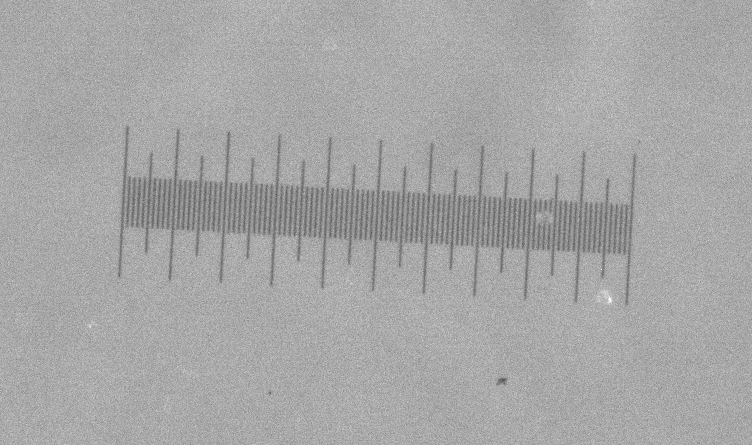
#> input picture lab05/data_day1/calibration/horizontal/image_00000.png, 752 x 445 px
$ jupyter execute --allow-errors Analysis.ipynb
#> lines starting #> are read from the running program, lines starting #| are printed output that depends on the picture; long printed decimals are rounded
[cell 1]
from PIL import Image
import matplotlib.pyplot as plt
import numpy as np
import pandas as pd
import astropy
from astropy import stats
import astropy.units as u
from astropy.constants import k_B

#> (a cell that did not finish here is left out)

directory = "C:/Users/jarde/Documents/Advanced_lab_data/lab05/data_day1/mTRAP02_angled/mTRAP02_angled/"
im = Image.open(f"{directory}/image_04000.png")
plt.imshow(im, cmap='Greys_r')
plt.show()
plt.imshow(im.crop((50,20, 70,80)), cmap='Greys_r')
plt.show()

[cell 3]
im = Image.open("data_day1/calibration/horizontal/image_00000.png")
#> im is the input picture: PIL image 752x445 L; min 85, max 255, mean 166.2
im = im.crop((150, 150, 600, 250))
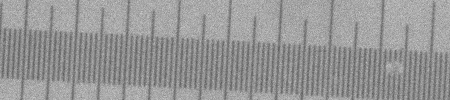
#> im: PIL image 450x100 L; min 86, max 204, mean 150.3
plt.figure(figsize=(20,5))
plt.subplot(1,2,1)
plt.imshow(im, origin='lower', cmap='Greys_r')
plt.hlines(55, 0, 450, color='black')
x=np.linspace(0,450, 1000)
plt.plot(x, 0.06*x +27, color='black')
dat = np.array(im)[55]
#> dat = 450 values, max 181 at index 265, min 100 at index 222, mean 138.1
dat = dat * np.hanning(len(dat))
#> dat = 450 values, max 173.8 at index 220, min 0 at index 0, mean 68.99
plt.plot(dat/3 + 100)
plt.xlim(0, 450)

plt.subplot(1,2,2)
amp = np.abs(np.fft.rfft(np.array(im)[55]).real)
#> amp = 226 values, max 62138 at index 0, min 0.534 at index 179, mean 416.8
freq = np.fft.rfftfreq(len(np.array(im)[55]))
#> freq = 226 values from 0 to 0.5
plt.plot(freq,amp)
freq_peak = np.abs(freq[list(amp).index(np.max(amp[np.abs(freq)> 0.01]))])
#> freq_peak = 0.196
plt.vlines(freq_peak, 0, 1e5, color='black')
# plt.xlim(0.01, 0.4)
plt.yscale('log')
plt.show()
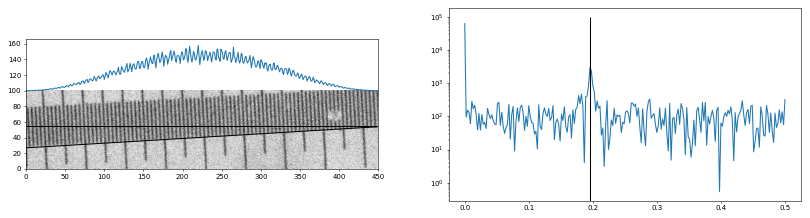
#> figure drawn by matplotlib, 2 panels; panel 2: curve peaks at x = 0, y = 62138
print((1/freq_peak)/np.cos(np.arctan(0.06)))
#| 5.123

hort_peak = 1/freq_peak
#> hort_peak = 5.11

[cell 4]
im = np.array(Image.open(f"data_day1/calibration/vertical/image_00009.png"))
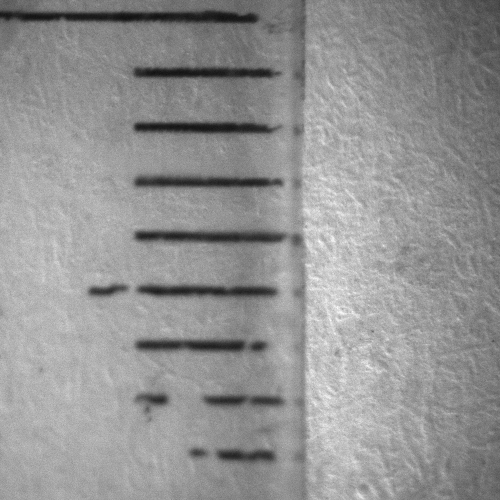
#> input picture lab04/TheRealDay2lab04ForRealThisIsTheOneWeWant/KKkalibration_horizontal/image_00009.png, 1000 x 1000 px, found by its file name (shown at 1/2 size)
#> im is the input picture: shape (1000, 1000); min 10, max 255, mean 146.8
#> (the rest of this cell did not finish here and is left out)

[cell 5]
im = Image.open("data_day1/calibration/vertical/image_00000.png")
im = im.crop((450, 100, 550, 550))
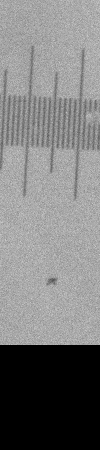
#> im: PIL image 100x450 L; min 0, max 208, mean 124.9
plt.figure(figsize=(20,5))
plt.subplot(1,2,1)
plt.imshow(np.array(im).T, origin='lower', cmap='Greys_r')
plt.hlines(45, 0, 450, color='black')
dat = np.array(im)[:, 45]
#> dat = 450 values, max 196 at index 257, min 0 at index 345, mean 126.9
dat = dat * np.hanning(len(dat))
#> dat = 450 values, max 189.3 at index 211, min 0 at index 0, mean 77.22
plt.plot(dat/3 + 100)
plt.xlim(0, 450)

plt.subplot(1,2,2)
amp = np.abs(np.fft.rfft(dat).real)
#> amp = 226 values, max 34747 at index 0, min 0.7 at index 171, mean 366.2
freq = np.fft.rfftfreq(len(dat))
plt.plot(freq,amp)
freq_peak = np.abs(freq[list(amp).index(np.max(amp[np.abs(freq)> 0.01]))])
#> freq_peak = 0.0156
plt.vlines(freq_peak, 0, 1e5, color='black')
# plt.xlim(0.01, 0.4)
plt.yscale('log')
plt.show()
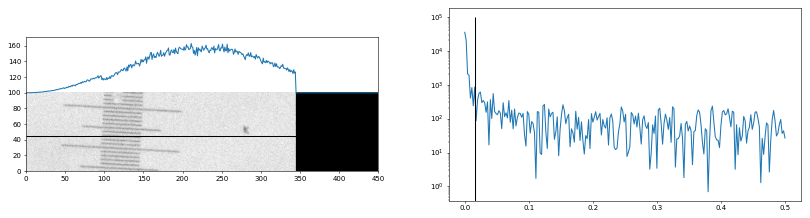
#> figure drawn by matplotlib, 2 panels; panel 2: curve peaks at x = 0, y = 34747
print(1/freq_peak)
#| 64.286

vert_peak = 1/freq_peak
#> vert_peak = 64.29

[cell 6]
xpix = u.def_unit('xpix', 10*u.um/hort_peak)
ypix = u.def_unit('ypix', 10*u.um/vert_peak)

#> (a cell that did not finish here is left out)

[cell 8]
path = 'C:/Users/jarde/Documents/advanced_lab_data/lab05/'
file_names = {
    '01': path + 'data_01.csv',
    '02': path + 'data_02.csv',
    '03': path + 'data_03.csv',
    '04': path + 'data_04.csv',
    '05': path + 'data_05.csv',

    '11': path + 'data_11.csv',
    '12': path + 'data_12.csv',
    '13': path + 'data_13.csv',
    '14': path + 'data_14.csv',
    '15': path + 'data_15.csv',
    '16': path + 'data_16.csv',
    '17': path + 'data_17.csv',
    '18': path + 'data_18.csv',
    '19': path + 'data_19.csv',
    '20': path + 'data_20.csv',
}

[cell 9]
# [4 lines left out: function calc_mass, not called in this run]

[cell 10]
# [31 lines left out: function v2_plot, not called in this run]

[cell 11]
# [50 lines left out: functions plot_x, plot_fft, not called in this run]

[cell 12]
def quick_anal(fil, dt, plot=True):
    print(file_names[fil])
    data = pd.read_csv(file_names[fil])
    data.rename(columns= {'# x': 'x'}, inplace=True)

    data['x'] = (np.array(data['x'])*xpix).to(u.um)
    data['y'] = (np.array(data['y'])*ypix).to(u.um)
    data['error'] = (np.array(data['error'])*((1 * xpix)**2 + (1 * ypix)**2)**(1/2)).to(u.um)
    data['x'] = stats.sigma_clip(data['x'], sigma=5)
    data['y'] = stats.sigma_clip(data['y'], sigma=4)

    data['d'] = np.sqrt(data['y']**2 + data['x']**2)

    if plot:
        plot_x(data, dt)
        plot_fft(data, dt)

    vels = (np.array(data['d'][:-1])-np.array(data['d'][1:]))/dt
    velsx = (np.array(data['x'][:-1])-np.array(data['x'][1:]))/dt
    velsy = (np.array(data['y'][:-1])-np.array(data['y'][1:]))/dt

    vels2 = vels[np.logical_not(np.isnan(vels))]**2
    velsx2 = velsx[np.logical_not(np.isnan(velsx))]**2
    velsy2 = velsy[np.logical_not(np.isnan(velsy))]**2

    fitd, fitd_err, chid = v2_plot(data, vels2, r'Euclidian Sum $v^2$', dt,  plot)
    fitx, fitx_err, chix  = v2_plot(data, velsx2, r'$v_x^2$', dt,  plot)
    fity, fity_err, chiy  = v2_plot(data, velsy2, r'$v_y^2$', dt,  plot)

    print(f"d mass: {calc_mass(fitd):.2e} +/- {abs(calc_mass(fitd_err)):.2e}; chi2_red: {chid:.4f}")
    print(f"x mass: {calc_mass(fitx):.2e} +/- {abs(calc_mass(fitx_err)):.2e}; chi2_red: {chix:.4f}")
    print(f"y mass: {calc_mass(fity):.2e} +/- {abs(calc_mass(fity_err)):.2e}; chi2_red: {chiy:.4f}\n")

#> (a cell that did not finish here is left out)

#> (a cell that did not finish here is left out)

quick_anal('02', 1/360, plot=False)
quick_anal('03', 1/360, plot=False)
quick_anal('04', 1/360, plot=False)
quick_anal('05', 1/360, plot=False)

#> (a cell that did not finish here is left out)

#> (a cell that did not finish here is left out)
